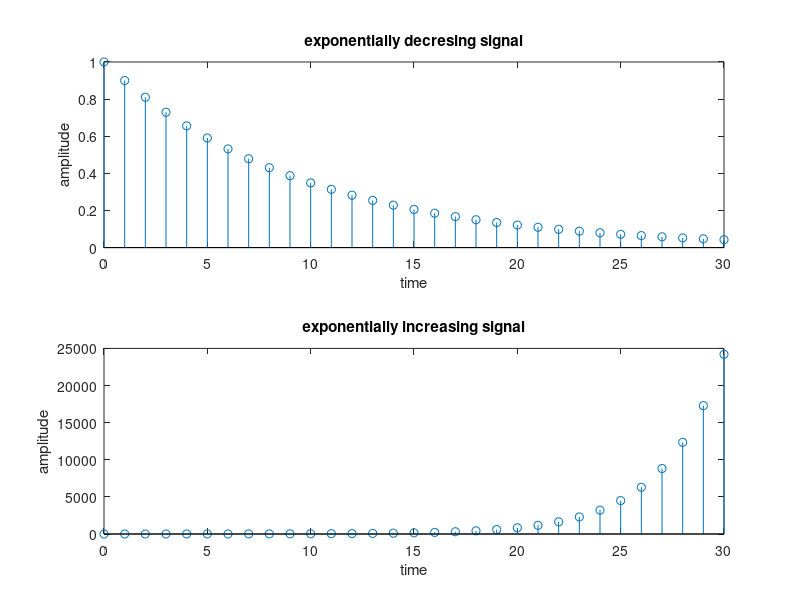

This chart was generated by the following MATLAB code:
clc;
clear all;
close all;
n=0:30;
for n=0:30
    x(n+1)=(0.9)^n;
end
n=0:30;
subplot(2,1,1);
stem(n,x(n+1));
xlabel('time');
ylabel('amplitude');
title('exponentially decresing signal');
for n=0:30
    x(n+1)=(1.4)^n;
end
n=0:30;
subplot(2,1,2);
stem(n,x(n+1));
xlabel('time');
ylabel('amplitude');
title('exponentially increasing signal');